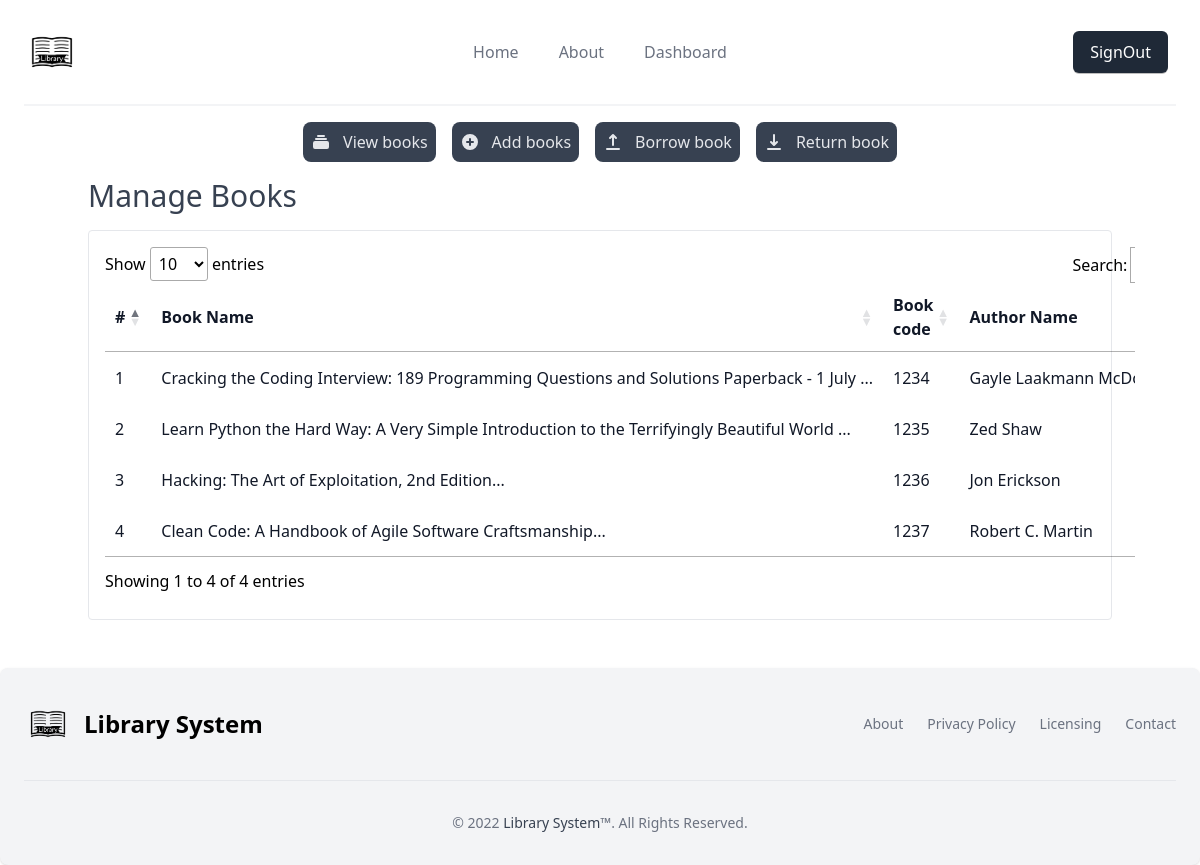
/dashboard/viewbook (signed in), run on the app's committed database.
### LibrarySystem.py (models this page shows, shortened)
class Book(db.Model):
    sno = db.Column(db.Integer, primary_key=True)
    book_name = db.Column(db.String(100), nullable=False)
    book_code = db.Column(db.String(100), nullable=False)
    author_name = db.Column(db.String(100), nullable=False)
    pub_date = db.Column(db.String(100), nullable=False)
    availability = db.Column(db.String(100), nullable=False)
    datetime = db.Column(db.String(100), nullable=False)

### LibrarySystem.py (the view)
@app.route("/dashboard/viewbook", methods=["GET", "POST"])
def viewbook():
    if "logdin" in session and session["logdin"]:
        logdin = True
        Books = Book.query.all()
        return render_template(
            "admin/dashboard/viewbook.html", impData=impdata, books=Books, logdin=logdin
        )
    return redirect("/signin")

### templates/admin/dashboard/viewbook.html (shortened to what this page needs)
{% extends './admin/dashboard.html' %}
{% block dashboard %}
<div>
    <h2 class="title-font sm:text-3xl text-2xl mb-4  text-gray-700">Manage Books</h2>
    <div class="flex flex-col border rounded px-4 py-2">
        <div class="overflow-x-auto sm:-mx-10 lg:-mx-10">
            <div class="py-2 inline-block min-w-full sm:px-10 lg:px-10">
                <div class="overflow-x-auto">
                    <table id="books_table" class="min-w-full">
                        <thead class="border-b">
                            <tr>
                                <th scope="col" class="  text-gray-900 px-6 py-4 text-left">
                                    #
                                </th>
                                <th scope="col" class="  text-gray-900 px-6 py-4 text-left">
                                    Book Name
                                </th>
                                <th scope="col" class="  text-gray-900 px-6 py-4 text-left">
                                    Book code
                                </th>
                                <th scope="col" class="  text-gray-900 px-6 py-4 text-left">
                                    Author Name
                                </th>
                            </tr>
                        </thead>
                        <tbody>
                            {% for book in books %}
                            <tr class="border-b">
                                <td class="px-6 py-4 whitespace-nowrap   text-gray-900">
                                    {{loop.index}}
                                </td>
                                <td class=" text-gray-900  px-6 py-4 whitespace-nowrap">
                                    {{book.book_name[0:90]}}...
                                </td>
                                <td class=" text-gray-900  px-6 py-4 whitespace-nowrap">
                                    {{book.book_code}}
                                </td>
                                <td class=" text-gray-900  px-6 py-4 whitespace-nowrap">
                                    {{book.author_name}}
                                </td>
                            </tr>
                            {% endfor %}
                        </tbody>
                    </table>
                </div>
            </div>
        </div>
    </div>
</div>
{% endblock dashboard %}

### data on the page
Book: book_name "Cracking the Coding Interview: 189 Programming Questions and Solutions Paperback - 1 July", book_code "1234", author_name "Gayle Laakmann…"
Book: book_name "Learn Python the Hard Way: A Very Simple Introduction to the Terrifyingly Beautiful World", book_code "1235", author_name "Zed Shaw"
Book: book_name "Hacking: The Art of Exploitation, 2nd Edition", book_code "1236", author_name "Jon Erickson"
Book: book_name "Clean Code: A Handbook of Agile Software Craftsmanship", book_code "1237", author_name "Robert C. Martin"

### other printed values
{{ impData.website_name }} "Library System"
